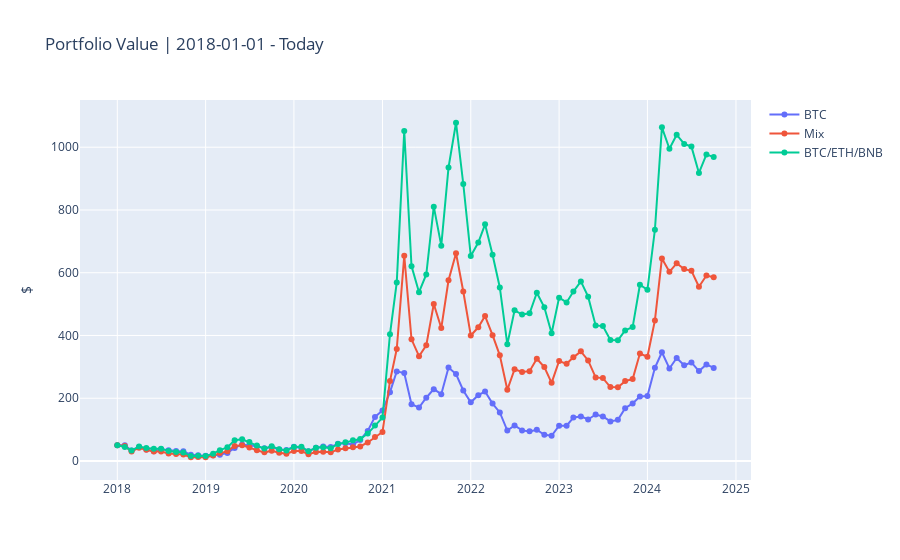

Write notebook code for a chart like this one.
### Code cell
backtest(start_date='2018-01-01', amount=10)
